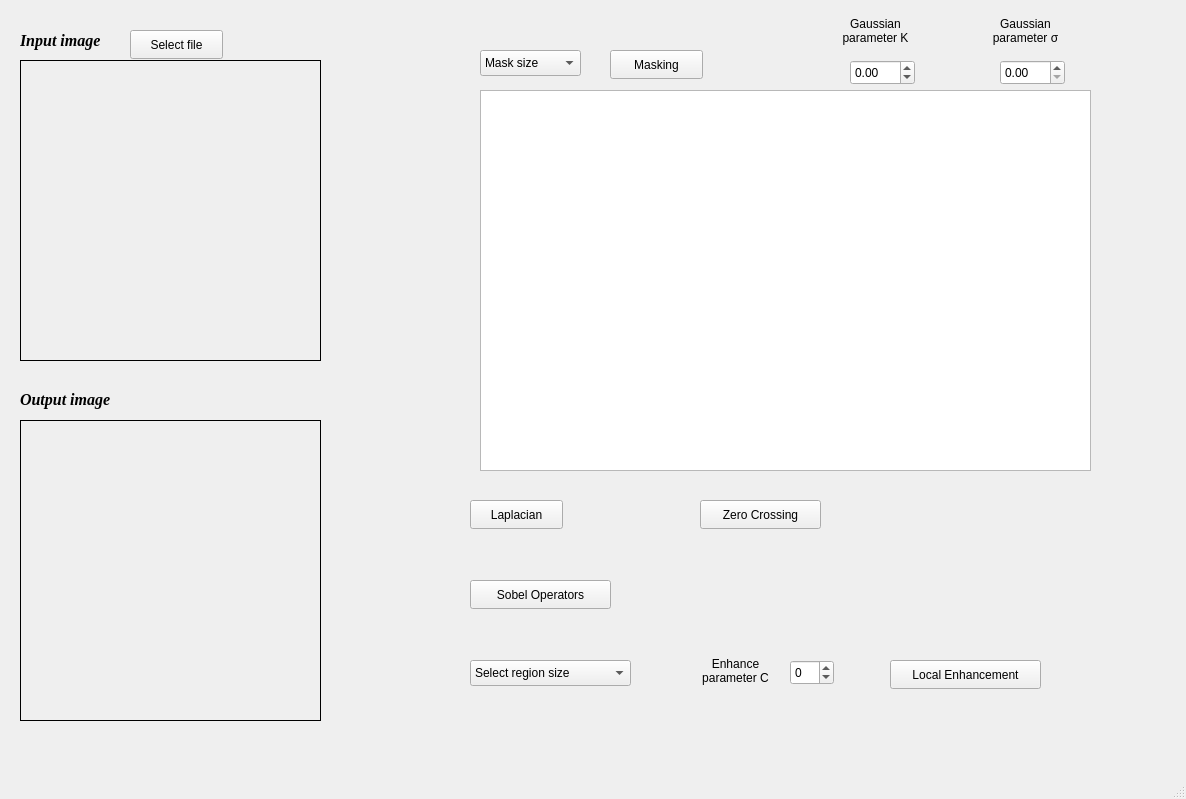
<?xml version="1.0" encoding="UTF-8"?>
<ui version="4.0">
 <class>MainWindow</class>
 <widget class="QMainWindow" name="MainWindow">
  <property name="geometry">
   <rect>
    <x>0</x>
    <y>0</y>
    <width>1186</width>
    <height>799</height>
   </rect>
  </property>
  <property name="windowTitle">
   <string>MainWindow</string>
  </property>
  <property name="layoutDirection">
   <enum>Qt::LeftToRight</enum>
  </property>
  <widget class="QWidget" name="centralwidget">
   <widget class="QLabel" name="label">
    <property name="geometry">
     <rect>
      <x>20</x>
      <y>30</y>
      <width>111</width>
      <height>21</height>
     </rect>
    </property>
    <property name="font">
     <font>
      <family>Times New Roman</family>
      <pointsize>12</pointsize>
      <italic>true</italic>
      <bold>true</bold>
     </font>
    </property>
    <property name="text">
     <string>Input image</string>
    </property>
   </widget>
   <widget class="QPushButton" name="selectinput">
    <property name="geometry">
     <rect>
      <x>130</x>
      <y>30</y>
      <width>93</width>
      <height>29</height>
     </rect>
    </property>
    <property name="text">
     <string>Select file</string>
    </property>
   </widget>
   <widget class="QLabel" name="input">
    <property name="geometry">
     <rect>
      <x>20</x>
      <y>60</y>
      <width>301</width>
      <height>301</height>
     </rect>
    </property>
    <property name="frameShape">
     <enum>QFrame::Box</enum>
    </property>
    <property name="text">
     <string/>
    </property>
   </widget>
   <widget class="QComboBox" name="comboBox">
    <property name="geometry">
     <rect>
      <x>480</x>
      <y>50</y>
      <width>101</width>
      <height>26</height>
     </rect>
    </property>
    <property name="layoutDirection">
     <enum>Qt::LeftToRight</enum>
    </property>
    <property name="editable">
     <bool>false</bool>
    </property>
    <property name="currentText">
     <string>Mask size</string>
    </property>
    <item>
     <property name="text">
      <string>Mask size</string>
     </property>
    </item>
    <item>
     <property name="text">
      <string>3x3</string>
     </property>
    </item>
    <item>
     <property name="text">
      <string>5x5</string>
     </property>
    </item>
    <item>
     <property name="text">
      <string>7x7</string>
     </property>
    </item>
    <item>
     <property name="text">
      <string>9x9</string>
     </property>
    </item>
    <item>
     <property name="text">
      <string>11x11</string>
     </property>
    </item>
   </widget>
   <widget class="QTableWidget" name="tableWidget">
    <property name="geometry">
     <rect>
      <x>480</x>
      <y>90</y>
      <width>611</width>
      <height>381</height>
     </rect>
    </property>
   </widget>
   <widget class="QLabel" name="label_2">
    <property name="geometry">
     <rect>
      <x>20</x>
      <y>389</y>
      <width>121</width>
      <height>21</height>
     </rect>
    </property>
    <property name="font">
     <font>
      <family>Times New Roman</family>
      <pointsize>12</pointsize>
      <italic>true</italic>
      <bold>true</bold>
     </font>
    </property>
    <property name="text">
     <string>Output image</string>
    </property>
   </widget>
   <widget class="QLabel" name="output">
    <property name="geometry">
     <rect>
      <x>20</x>
      <y>420</y>
      <width>301</width>
      <height>301</height>
     </rect>
    </property>
    <property name="frameShape">
     <enum>QFrame::Box</enum>
    </property>
    <property name="text">
     <string/>
    </property>
   </widget>
   <widget class="QPushButton" name="convolution">
    <property name="geometry">
     <rect>
      <x>610</x>
      <y>50</y>
      <width>93</width>
      <height>29</height>
     </rect>
    </property>
    <property name="text">
     <string>Masking</string>
    </property>
   </widget>
   <widget class="QDoubleSpinBox" name="gaussian_K">
    <property name="geometry">
     <rect>
      <x>850</x>
      <y>60</y>
      <width>65</width>
      <height>25</height>
     </rect>
    </property>
    <property name="minimum">
     <double>-2.000000000000000</double>
    </property>
    <property name="maximum">
     <double>2.000000000000000</double>
    </property>
    <property name="singleStep">
     <double>0.200000000000000</double>
    </property>
   </widget>
   <widget class="QDoubleSpinBox" name="gaussian_sigma">
    <property name="geometry">
     <rect>
      <x>1000</x>
      <y>60</y>
      <width>65</width>
      <height>25</height>
     </rect>
    </property>
    <property name="maximum">
     <double>10.000000000000000</double>
    </property>
    <property name="singleStep">
     <double>0.500000000000000</double>
    </property>
   </widget>
   <widget class="QLabel" name="label_4">
    <property name="enabled">
     <bool>true</bool>
    </property>
    <property name="geometry">
     <rect>
      <x>980</x>
      <y>10</y>
      <width>91</width>
      <height>41</height>
     </rect>
    </property>
    <property name="acceptDrops">
     <bool>false</bool>
    </property>
    <property name="text">
     <string>Gaussian parameter σ</string>
    </property>
    <property name="alignment">
     <set>Qt::AlignCenter</set>
    </property>
    <property name="wordWrap">
     <bool>true</bool>
    </property>
   </widget>
   <widget class="QLabel" name="label_3">
    <property name="enabled">
     <bool>true</bool>
    </property>
    <property name="geometry">
     <rect>
      <x>830</x>
      <y>10</y>
      <width>91</width>
      <height>41</height>
     </rect>
    </property>
    <property name="acceptDrops">
     <bool>false</bool>
    </property>
    <property name="text">
     <string>Gaussian parameter K</string>
    </property>
    <property name="alignment">
     <set>Qt::AlignCenter</set>
    </property>
    <property name="wordWrap">
     <bool>true</bool>
    </property>
   </widget>
   <widget class="QPushButton" name="Laplacian">
    <property name="geometry">
     <rect>
      <x>470</x>
      <y>500</y>
      <width>93</width>
      <height>29</height>
     </rect>
    </property>
    <property name="text">
     <string>Laplacian</string>
    </property>
   </widget>
   <widget class="QPushButton" name="localenhancement">
    <property name="geometry">
     <rect>
      <x>890</x>
      <y>660</y>
      <width>151</width>
      <height>29</height>
     </rect>
    </property>
    <property name="text">
     <string>Local Enhancement</string>
    </property>
   </widget>
   <widget class="QComboBox" name="comboBox_2">
    <property name="geometry">
     <rect>
      <x>470</x>
      <y>660</y>
      <width>161</width>
      <height>26</height>
     </rect>
    </property>
    <item>
     <property name="text">
      <string>Select region size</string>
     </property>
    </item>
    <item>
     <property name="text">
      <string>3x3</string>
     </property>
    </item>
    <item>
     <property name="text">
      <string>5x5</string>
     </property>
    </item>
    <item>
     <property name="text">
      <string>7x7</string>
     </property>
    </item>
    <item>
     <property name="text">
      <string>9x9</string>
     </property>
    </item>
    <item>
     <property name="text">
      <string>11x11</string>
     </property>
    </item>
   </widget>
   <widget class="QSpinBox" name="parameter_c">
    <property name="geometry">
     <rect>
      <x>790</x>
      <y>660</y>
      <width>44</width>
      <height>25</height>
     </rect>
    </property>
    <property name="minimum">
     <number>-50</number>
    </property>
    <property name="maximum">
     <number>50</number>
    </property>
    <property name="singleStep">
     <number>5</number>
    </property>
   </widget>
   <widget class="QPushButton" name="sobeloperators">
    <property name="geometry">
     <rect>
      <x>470</x>
      <y>580</y>
      <width>141</width>
      <height>29</height>
     </rect>
    </property>
    <property name="text">
     <string>Sobel Operators</string>
    </property>
   </widget>
   <widget class="QPushButton" name="zerocrossing">
    <property name="geometry">
     <rect>
      <x>700</x>
      <y>500</y>
      <width>121</width>
      <height>29</height>
     </rect>
    </property>
    <property name="text">
     <string>Zero Crossing</string>
    </property>
   </widget>
   <widget class="QLabel" name="label_5">
    <property name="geometry">
     <rect>
      <x>690</x>
      <y>650</y>
      <width>91</width>
      <height>41</height>
     </rect>
    </property>
    <property name="text">
     <string>Enhance parameter C</string>
    </property>
    <property name="alignment">
     <set>Qt::AlignCenter</set>
    </property>
    <property name="wordWrap">
     <bool>true</bool>
    </property>
   </widget>
  </widget>
  <widget class="QMenuBar" name="menubar">
   <property name="geometry">
    <rect>
     <x>0</x>
     <y>0</y>
     <width>1186</width>
     <height>26</height>
    </rect>
   </property>
  </widget>
  <widget class="QStatusBar" name="statusbar"/>
 </widget>
 <resources/>
 <connections/>
</ui>
